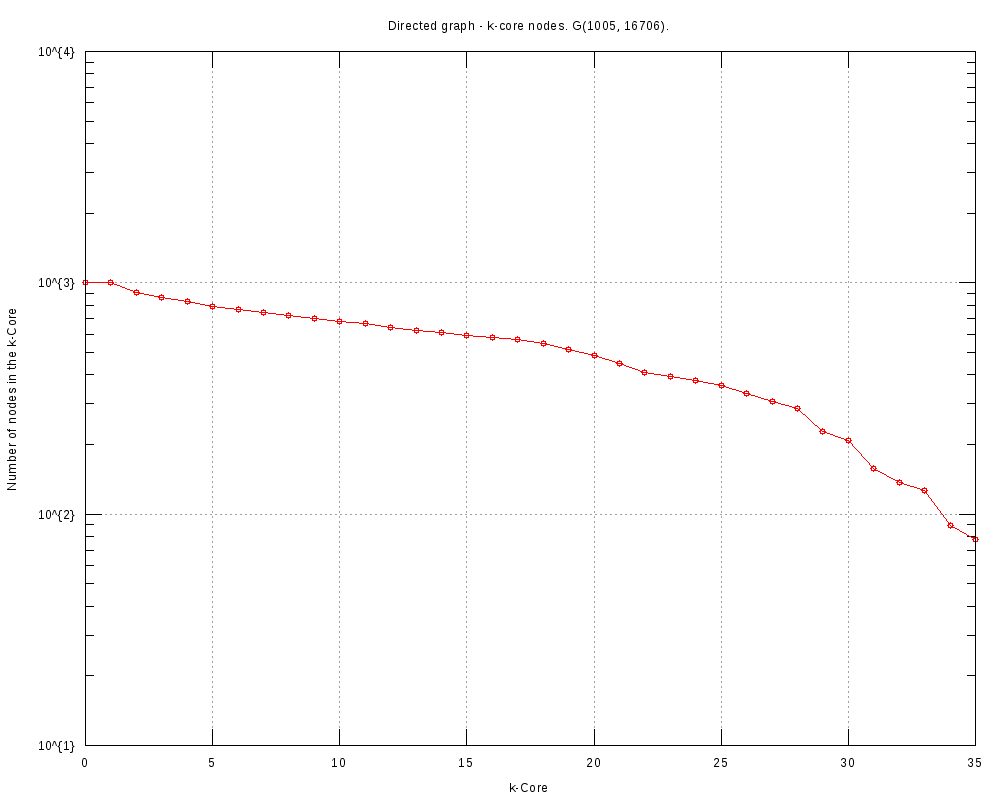

Source code (gnuplot):
#
# Directed graph - k-core nodes. G(1005, 16706). (Sun Oct 29 16:33:57 2017)
#

set title "Directed graph - k-core nodes. G(1005, 16706)."
set key bottom right
set logscale y 10
set format y "10^{%L}"
set mytics 10
set grid
set xlabel "k-Core"
set ylabel "Number of nodes in the k-Core"
set tics scale 2
set terminal png font arial 10 size 1000,800
set output 'coreNodes.EUC.png'
plot 	"coreNodes.EUC.tab" using 1:2 title "" with linespoints pt 6
